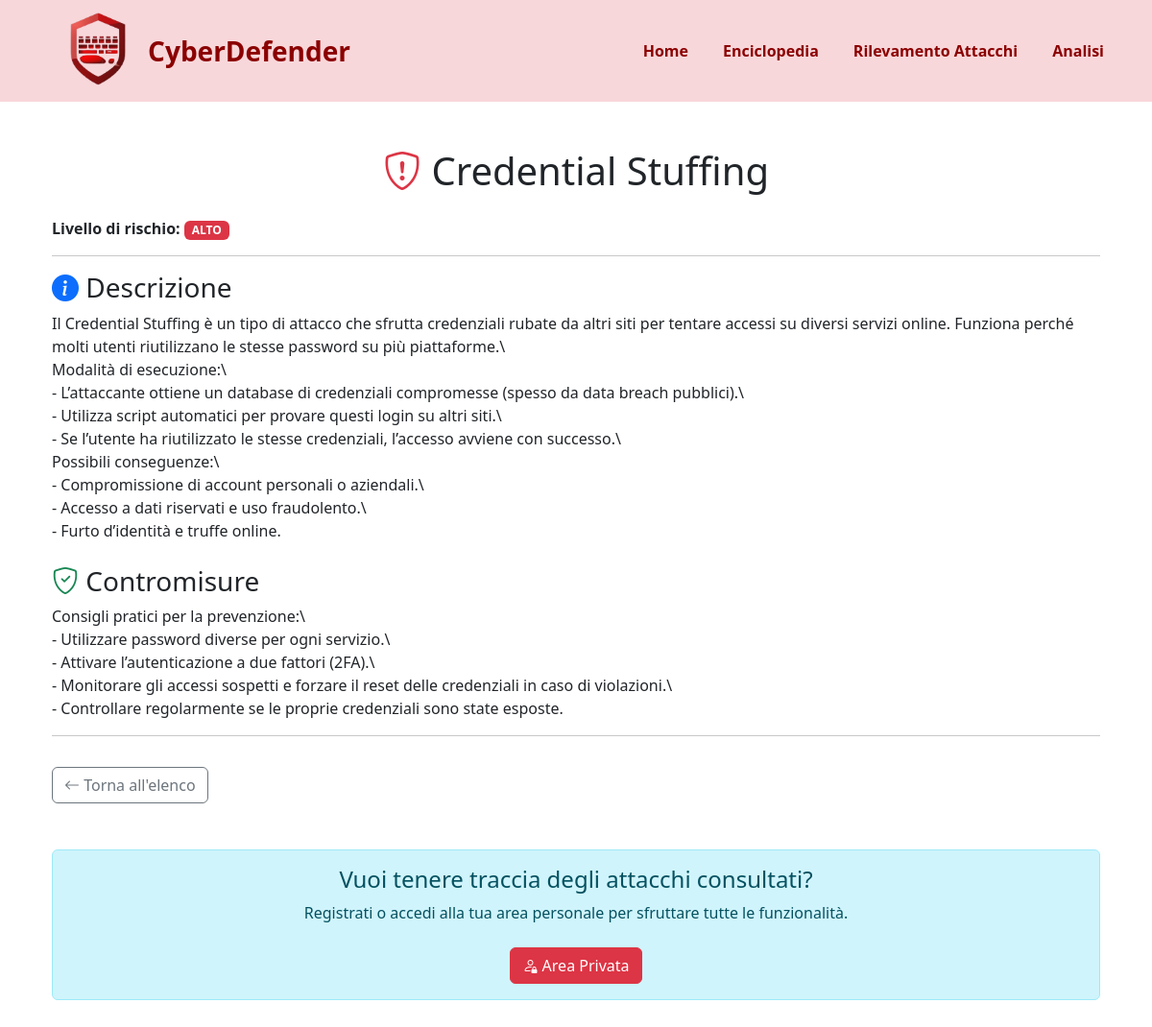
/enciclopedia_attacchi/20/, run on an earlier commit of the app's database.
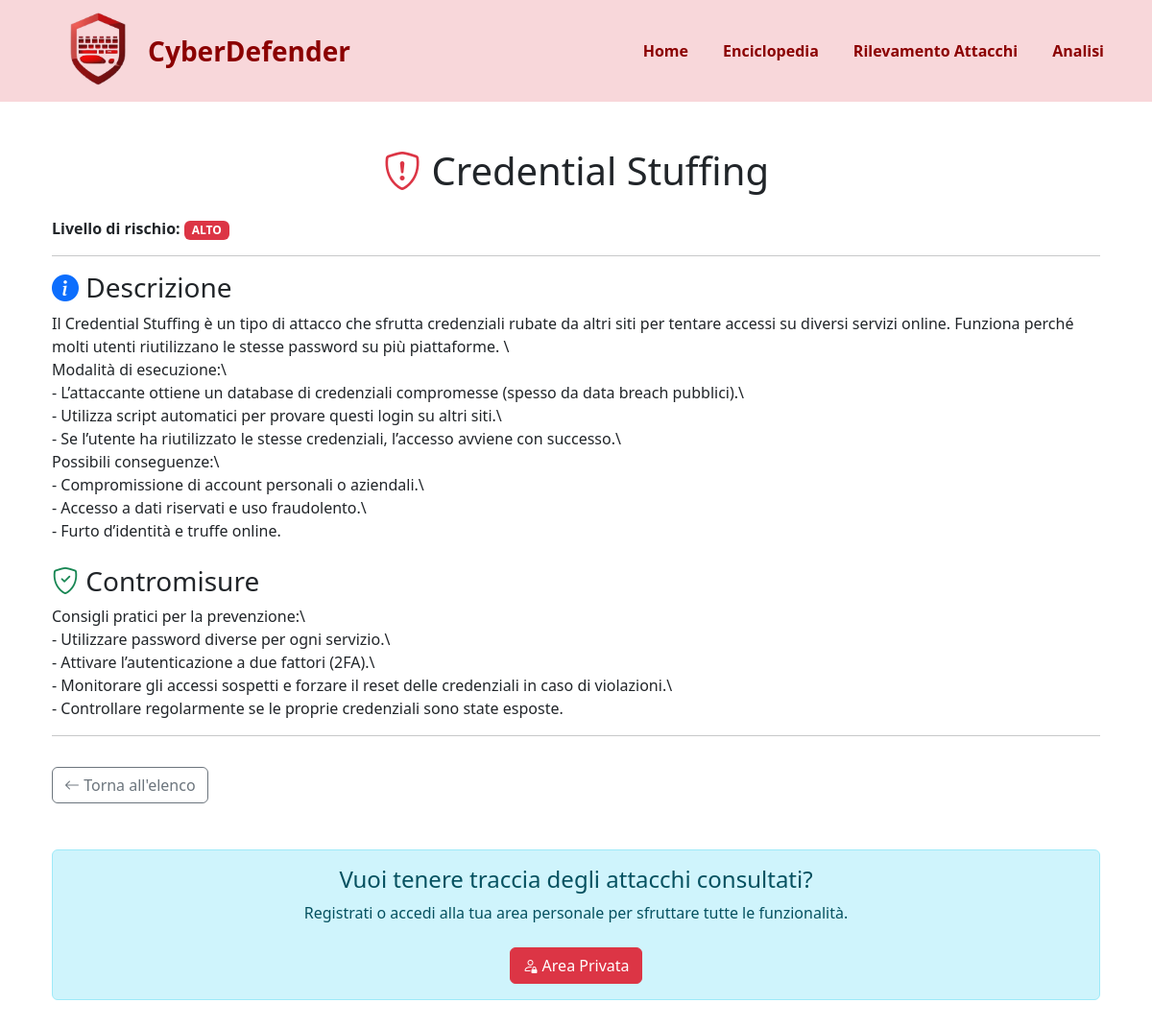
And on a later commit of the database.
### enciclopedia/models.py (models this page shows)
class Attacco(models.Model):
    id = models.AutoField(primary_key=True)
    nome_attacco = models.CharField(max_length=255)
    descrizione = models.TextField()
    livello_rischio = models.CharField(
        max_length=100,
        choices=[
            ('basso', 'Basso'),
            ('medio', 'Medio'),
            ('alto', 'Alto')
        ],
        default='basso',
        null=False,
        blank=False
    )
    contromisure = models.TextField()
    enciclopediaattacchi = models.ForeignKey(EnciclopediaAttacchi, on_delete=models.CASCADE)

### enciclopedia/views.py (the view)
# urls.py: path('enciclopedia_attacchi/<int:attacco_id>/', enciclopedia_attacchi, name='enciclopedia_attacchi'),
def enciclopedia_attacchi(request, attacco_id):
    attacco = get_object_or_404(Attacco, id=attacco_id)
    attacco.descrizione = attacco.descrizione.replace('\\n', '\n')
    attacco.contromisure = attacco.contromisure.replace('\\n', '\n')
    if request.user.is_authenticated:
        ConsultazioneAttacco.objects.create(
            attacco=attacco,
            utente=request.user,
            ora_consultazione=timezone.now().time()
        )
    return render(request, 'enciclopedia_attacchi.html', {'attacco': attacco})

### templates/enciclopedia_attacchi.html (shortened to what this page needs)
{% extends "base.html" %}
{% load static %}
{% block content %}
<div class="container mt-4">
    <h1 class="mb-4 text-center">
        <i class="bi bi-shield-exclamation text-danger"></i> {{ attacco.nome_attacco }}
    </h1>
    <p>
        <strong>Livello di rischio:</strong>
        {% if attacco.livello_rischio == "alto" %}
            <span class="badge bg-danger text-uppercase">{{ attacco.livello_rischio }}</span>
        {% elif attacco.livello_rischio == "medio" %}
            <span class="badge bg-warning text-dark text-uppercase">{{ attacco.livello_rischio }}</span>
        {% else %}
            <span class="badge bg-success text-uppercase">{{ attacco.livello_rischio }}</span>
        {% endif %}
    </p>
    <hr>
    <h3><i class="bi bi-info-circle-fill text-primary"></i> Descrizione</h3>
    <p>{{ attacco.descrizione|linebreaksbr }}</p>
    <h3 class="mt-4"><i class="bi bi-shield-check text-success"></i> Contromisure</h3>
    <p>{{ attacco.contromisure|linebreaksbr }}</p>
    <hr>
    <a href="{% url 'enciclopedia_indice' %}" class="btn btn-outline-secondary mt-3">
        <i class="bi bi-arrow-left"></i> Torna all'elenco
    </a>
    <div class="alert alert-info mt-5 text-center">
        <h4>Vuoi tenere traccia degli attacchi consultati?</h4>
        <p>Registrati o accedi alla tua area personale per sfruttare tutte le funzionalità.</p>
        <a href="#" class="btn btn-danger mt-2">
            <i class="bi bi-person-lock"></i> Area Privata
        </a>
    </div>
</div>
{% endblock %}

What changed in the data, as far as the page shows it:
changed Attacco "Credential Stuffing": descrizione "…stesse password su più piattaforme.\\ Modalità di esecuzione:\\ -…" → "…stesse password su più piattaforme. \\ Modalità di esecuzione:\\ -…"
